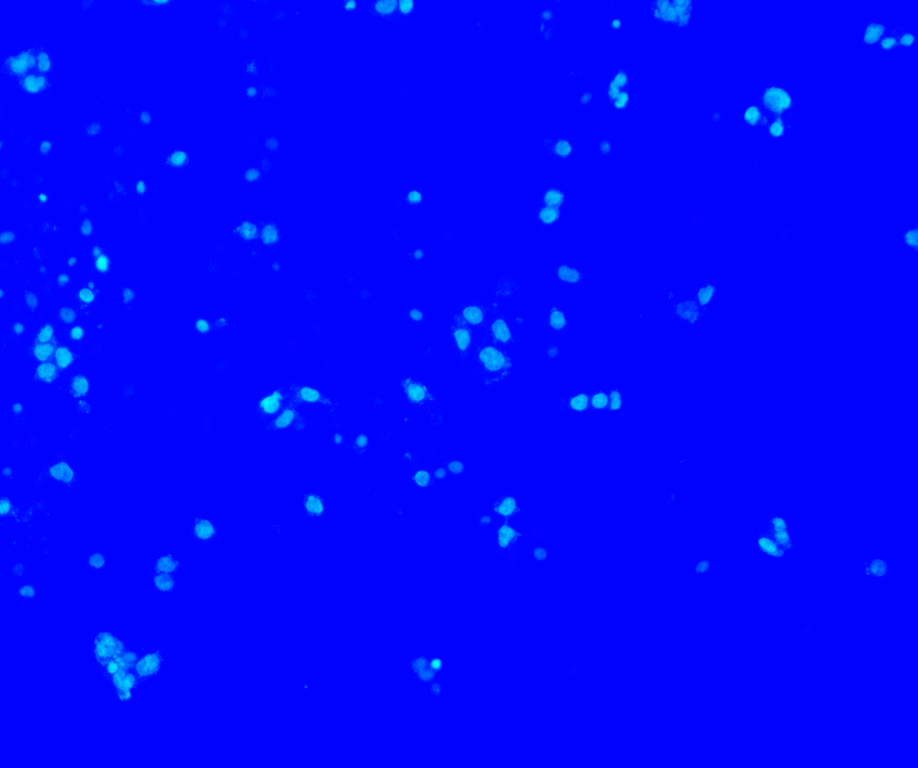
#> input picture 4e-50lum-10x-365-5.tif, 918 x 768 px, shrunk from 2448 x 2048 before the run
$ python -i scanning_algorithm_v0.py   (imports and definitions only)
#> lines starting #> are read from the running program, lines starting #| are printed output that depends on the picture; after the words box and inside, x2 and y2 are one past the last pixel; in counts of white or black regions, pixels touching at a corner belong together
import cv2
import numpy as np
import matplotlib.pyplot as plt


# Класс алгоритма
class ScanningAlgorithmV0:
    NAME = 'Первая попытка'

    # Функция иницилизации
    def __init__(self):
        self.file = ''

    # [8 lines left out: function print_hist, not called in this run]

    def print_image(self, image_, label=""):
        plt.figure(label)
        plt.axis("off")
        plt.imshow(image_)

    # [37 lines left out: functions print_contours, gaussian, remove_background, amplify, line_is_not_belongs_to_border, not called in this run]

    def contour_is_bigger_than(self, min_width: int, min_height: int, contour_):
        y = contour_[:, 0, 0]
        x = contour_[:, 0, 1]
        (top_y, top_x) = (np.min(y), np.min(x))
        (bottom_y, bottom_x) = (np.max(y), np.max(x))
        width = bottom_x - top_x
        height = bottom_y - top_y

        return (width >= min_width) & (height >= min_height)

    # [131 lines left out: functions save_contour, cell_counting, cell_counting_image, optimal, filter_by_threshold, not called in this run]

    def adaptive_thresholding(self, file, blurr=11):
#> called with file = '../4e-50lum-10x-365-5.tif', blurr = 5
        image_grayscale = cv2.imread(file, cv2.IMREAD_GRAYSCALE)
        image_cleared_rgb = cv2.cvtColor(image_grayscale, cv2.COLOR_GRAY2RGB)

        mask = cv2.adaptiveThreshold(image_grayscale, 255, cv2.ADAPTIVE_THRESH_GAUSSIAN_C, cv2.THRESH_BINARY, blurr, 2)
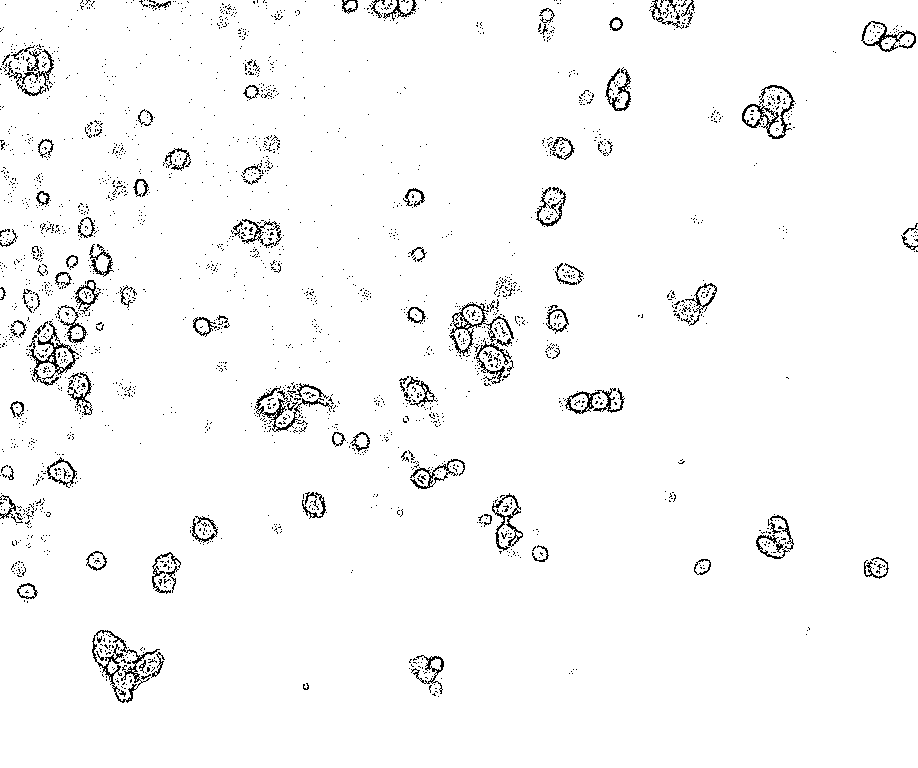
#> mask: shape (768, 918); 97.2% white; black in thin lines or dots
        masked_image = cv2.bitwise_and(image_grayscale, mask)
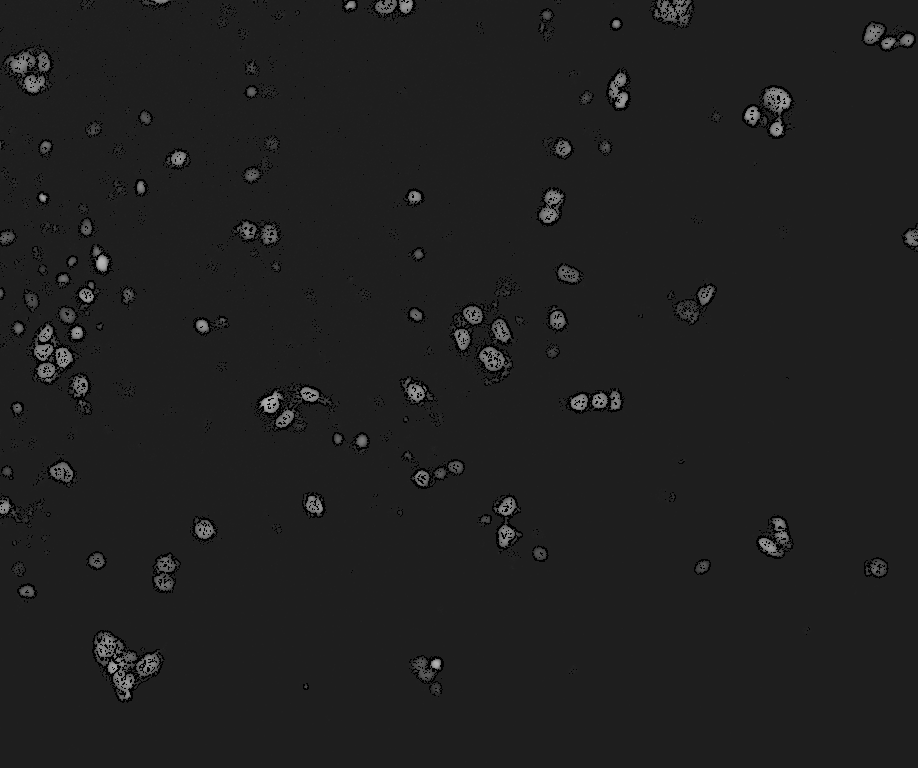
#> masked_image: shape (768, 918); min 0, max 179, mean 31.3

        canny = cv2.Canny(masked_image, 40, 65, 0)
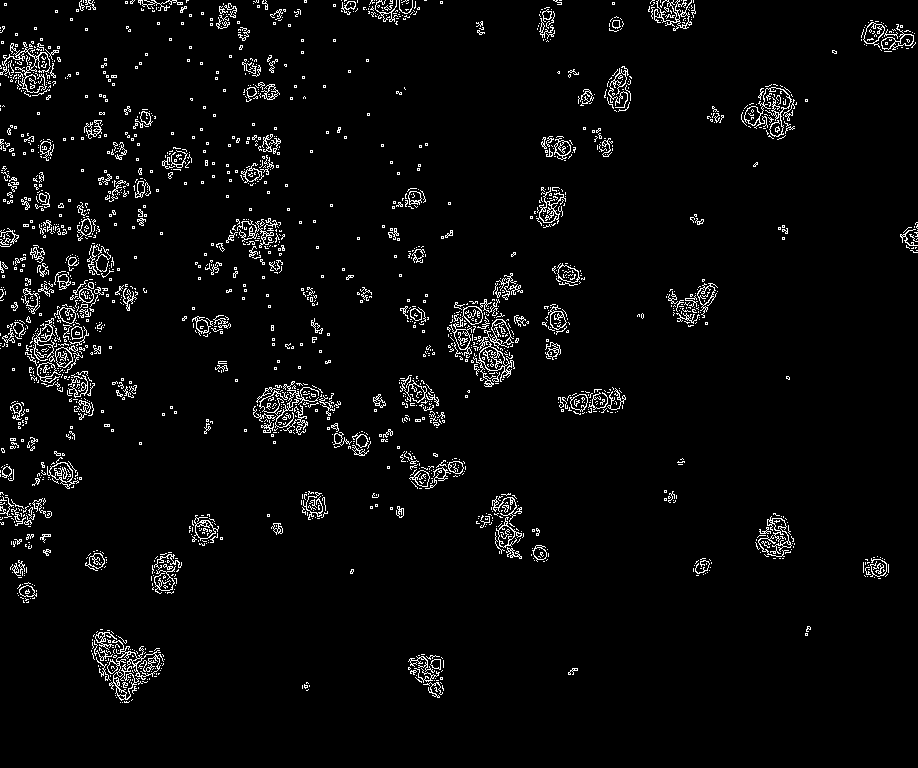
#> canny: shape (768, 918); 3.7% white in thin lines or dots
        dilated = cv2.dilate(canny, (2, 2), iterations=3)
#> dilated: shape (768, 918); 8.9% white; 371 white regions (187 under 20 px), largest, box (x1, y1, x2, y2) and area: (447, 273, 523, 390) 4022, (25, 279, 109, 395) 3578, (91, 629, 165, 706) 2769
        kernel = cv2.getStructuringElement(cv2.MORPH_ELLIPSE, (5, 5))
        closed = cv2.morphologyEx(dilated.copy(), cv2.MORPH_CLOSE, kernel)
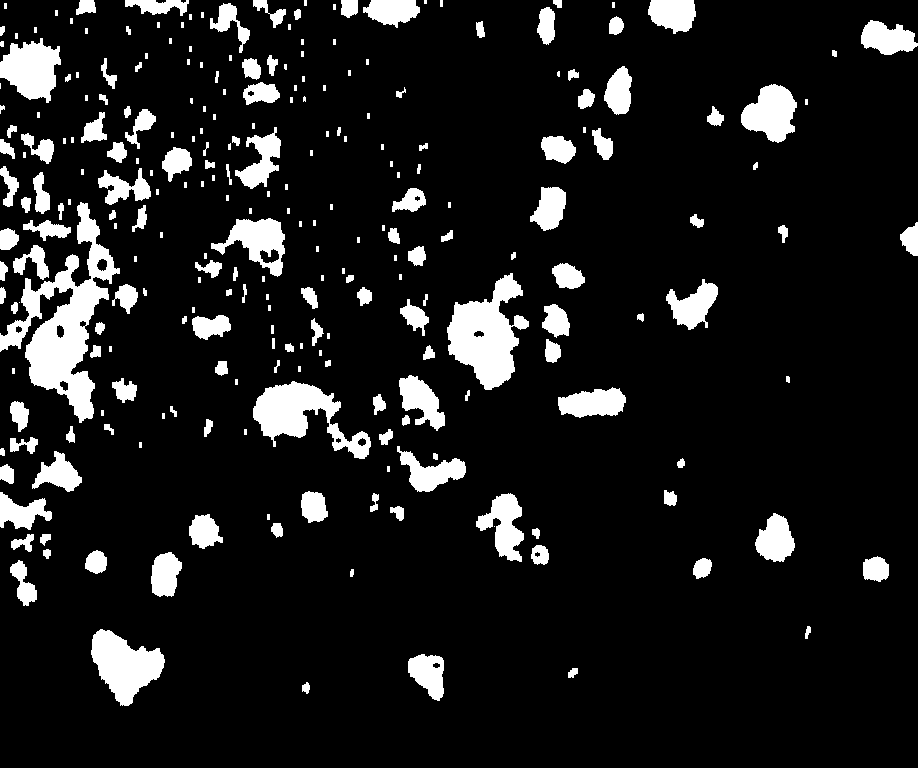
#> closed: shape (768, 918); 10.8% white; 258 white regions (106 under 20 px)

        contour, hierarchy = cv2.findContours(closed.copy(), cv2.RETR_EXTERNAL, cv2.CHAIN_APPROX_SIMPLE)
#> contour = 258 contours, 114 with area under 20; largest, box (x1, y1, x2, y2) and area: (0, 202, 120, 423) 8424, (447, 273, 529, 390) 4940, (253, 381, 371, 459) 3719, (91, 629, 165, 706) 3139, (0, 38, 61, 103) 2468
        contour_filtered_by_length = tuple(item for item in contour if item.size > 50)
#> contour_filtered_by_length = 78 contours; largest, box (x1, y1, x2, y2) and area: (0, 202, 120, 423) 8424, (447, 273, 529, 390) 4940, (253, 381, 371, 459) 3719, (91, 629, 165, 706) 3139, (0, 38, 61, 103) 2468
        contour_filtered_by_size = tuple(
            item for item in contour_filtered_by_length if self.contour_is_bigger_than(4, 4, item))
#> contour_filtered_by_size has the same summary as contour_filtered_by_length
        contour_set = contour_filtered_by_size
#> contour_set has the same summary as contour_filtered_by_length

        stencil = np.zeros(image_cleared_rgb.shape).astype(image_cleared_rgb.dtype)
        color = [255, 255, 255]
        for cnt in contour_set:
            cv2.fillPoly(stencil, contour_set, color)
#> this loop made 78 passes
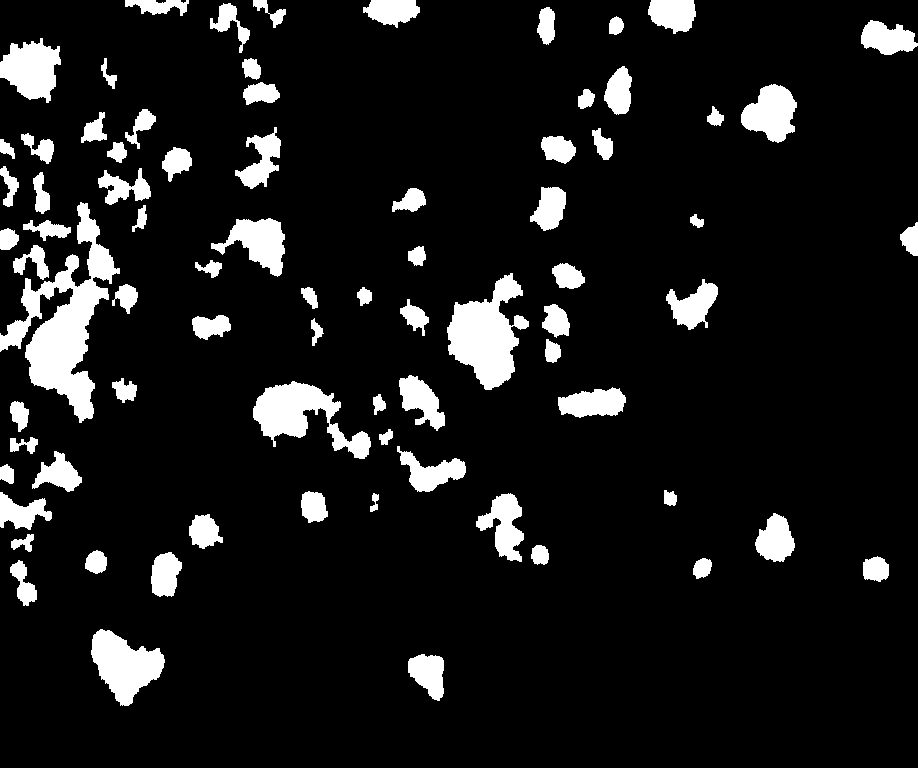
#> stencil: shape (768, 918, 3); 9.9% white; 78 white regions
        result = cv2.bitwise_and(image_cleared_rgb.copy(), stencil)

        result_contoured = cv2.drawContours(result.copy(), contour_set, -1, (255, 0, 0), 2)
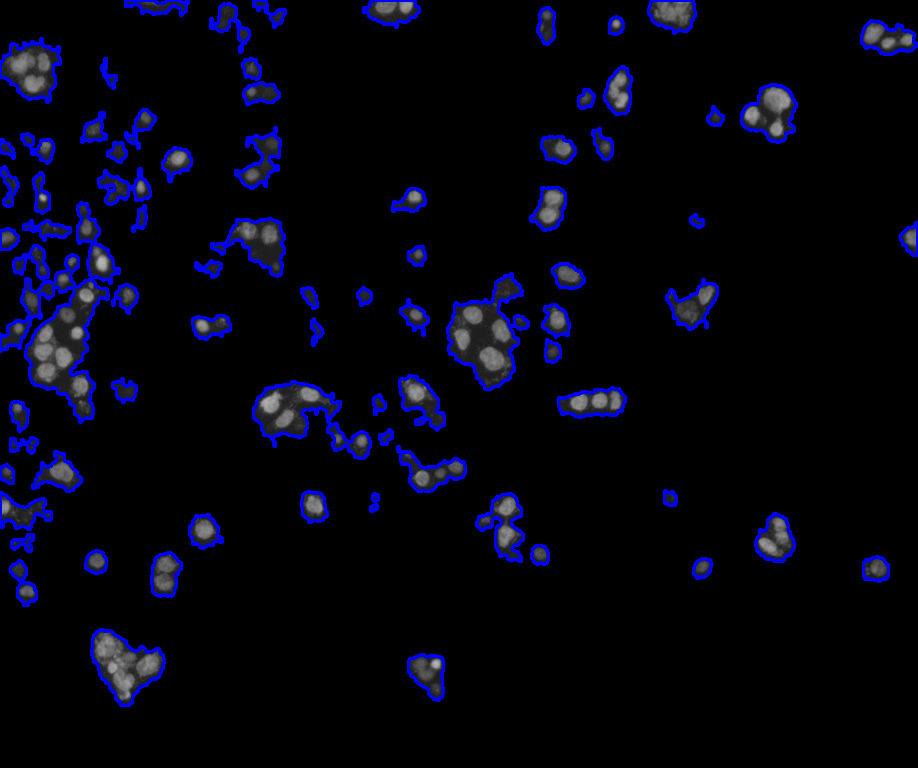
#> result_contoured: shape (768, 918, 3); mean B, G, R 17, 4.4, 4.4
        self.print_image(result_contoured, "full")
        print(f'{file} cells in the image : {len(contour_set)}')
#| ../4e-50lum-10x-365-5.tif cells in the image : 78
        return contour_set

    # [14 lines left out: function select_contour, not called in this run]

    # Функция для старта сканирования изображения
    def scan(self, file):
        self.file = file

        print(f'Testing {ScanningAlgorithmV0.NAME} method')

        image_grayscale = cv2.imread(file, cv2.IMREAD_GRAYSCALE)
        image_rgb = cv2.cvtColor(image_grayscale, cv2.COLOR_GRAY2RGB)
        contour_set = self.adaptive_thresholding(file, blurr=5)
#> contour_set has the same summary as contour_filtered_by_length in adaptive_thresholding

        plt.savefig('result.png')
        return {
            'method_name': ScanningAlgorithmV0.NAME,
            'contour_set': len(contour_set),
            'path_file': 'result.png'
        }

>>> result = ScanningAlgorithmV0().scan('../4e-50lum-10x-365-5.tif')
#> result = {'method_name': 'Первая попытка', 'contour_set': 78, 'path_file': 'result.png'}

$ run again, on 5a-50lum-10x-365-2.tif
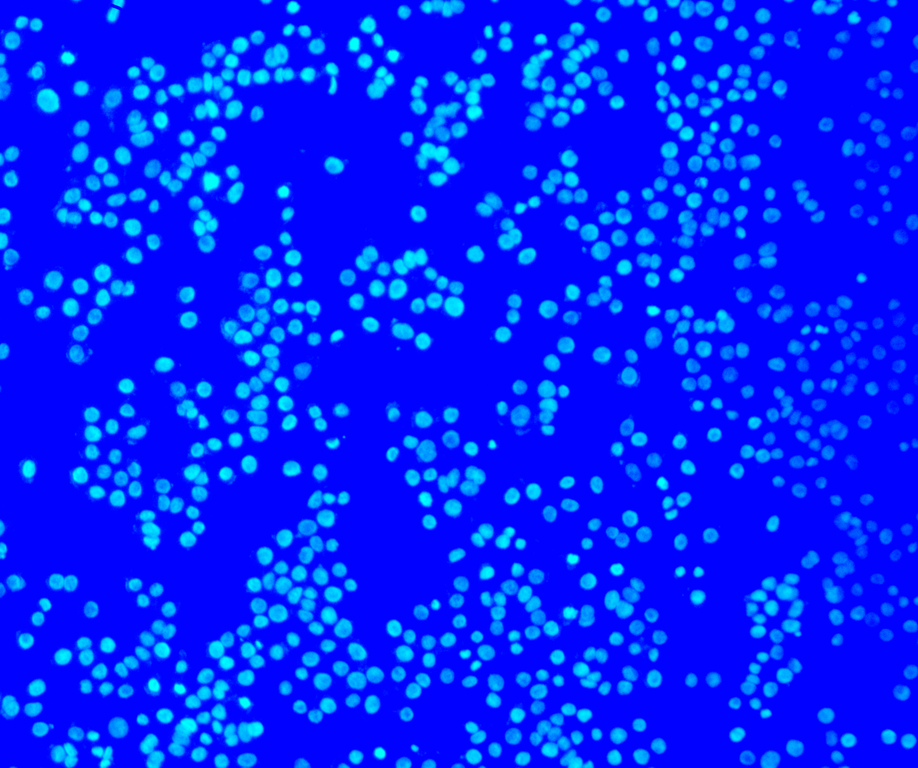
#> input picture 5a-50lum-10x-365-2.tif, 918 x 768 px, shrunk from 2448 x 2048 before the run
#> in adaptive_thresholding, `mask = cv2.adaptiveThreshold(image_grayscale, 255, cv2.ADAPTIVE_THRESH..`:
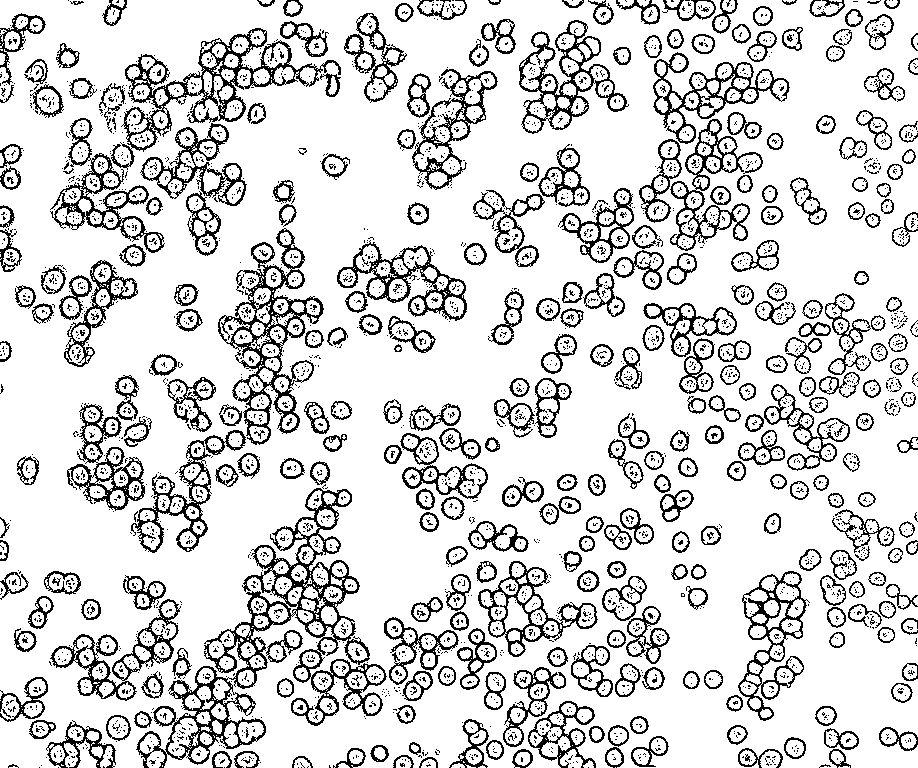
#> mask: shape (768, 918); 83.7% white; black in thin lines or dots
#> canny: shape (768, 918); 13.4% white in thin lines or dots
#> dilated: shape (768, 918); 33.9% white; 327 white regions (128 under 20 px), largest, box (x1, y1, x2, y2) and area: (51, 21, 342, 270) 22298, (134, 461, 391, 768) 22210, (132, 179, 324, 556) 15930
#> closed: shape (768, 918); 44.8% white; 91 white regions (7 under 20 px)
#> contour = 89 contours, 6 with area under 20; largest, box (x1, y1, x2, y2) and area: (0, 457, 670, 768) 78234, (472, 0, 804, 441) 41558, (66, 179, 349, 556) 32768, (51, 0, 342, 270) 32128, (642, 282, 918, 484) 25589
#> contour_filtered_by_length = 74 contours; largest, box (x1, y1, x2, y2) and area: (0, 457, 670, 768) 78234, (472, 0, 804, 441) 41558, (66, 179, 349, 556) 32768, (51, 0, 342, 270) 32128, (642, 282, 918, 484) 25589
#> contour_filtered_by_size has the same summary as contour_filtered_by_length
#> in adaptive_thresholding, `contour_set = contour_filtered_by_size`: contour_set has the same summary as contour_filtered_by_length
#> the loop in adaptive_thresholding, `for cnt in contour_set:` made 74 passes
#> in adaptive_thresholding, `result_contoured = cv2.drawContours(result.copy(), contour_set, -1, (2..`:
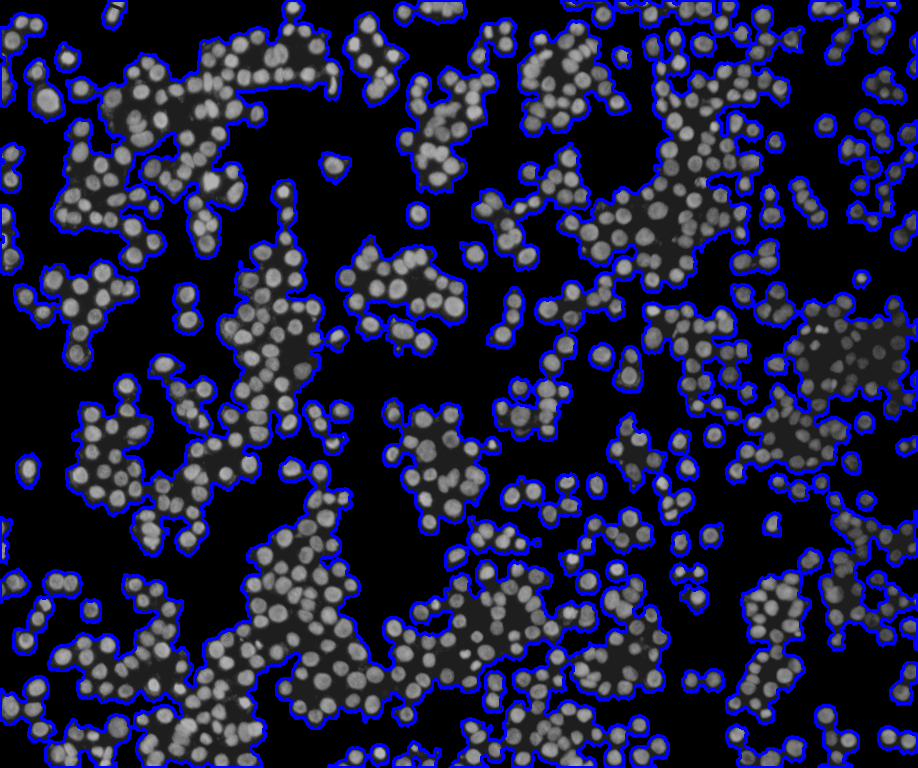
#> result_contoured: shape (768, 918, 3); mean B, G, R 66.1, 30.5, 30.5
#| ../5a-50lum-10x-365-2.tif cells in the image : 74
#> in scan, `contour_set = self.adaptive_thresholding(file, blurr=5)`: contour_set has the same summary as contour_filtered_by_length in adaptive_thresholding
#> `result = ScanningAlgorithmV0().scan('../4e-50lum-10x-365-5.tif')`: result = {'method_name': 'Первая попытка', 'contour_set': 74, 'path_file': 'result.png'}
